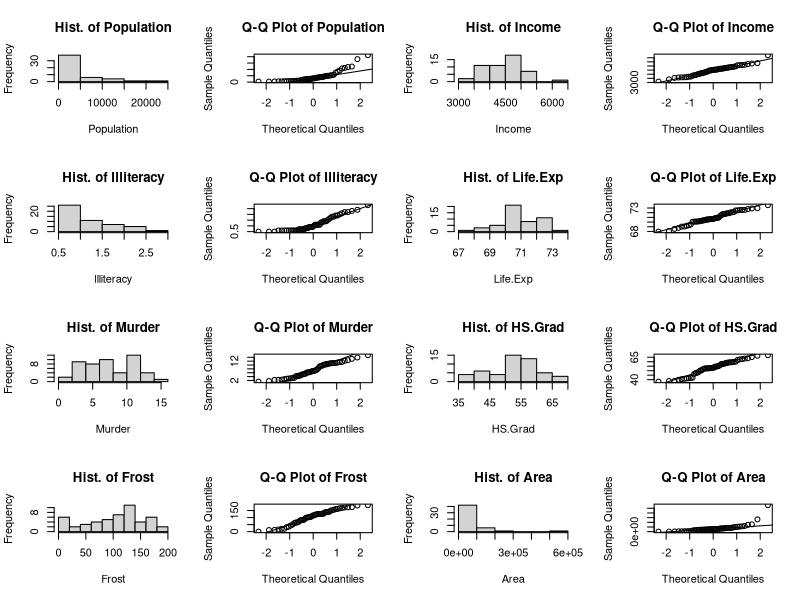
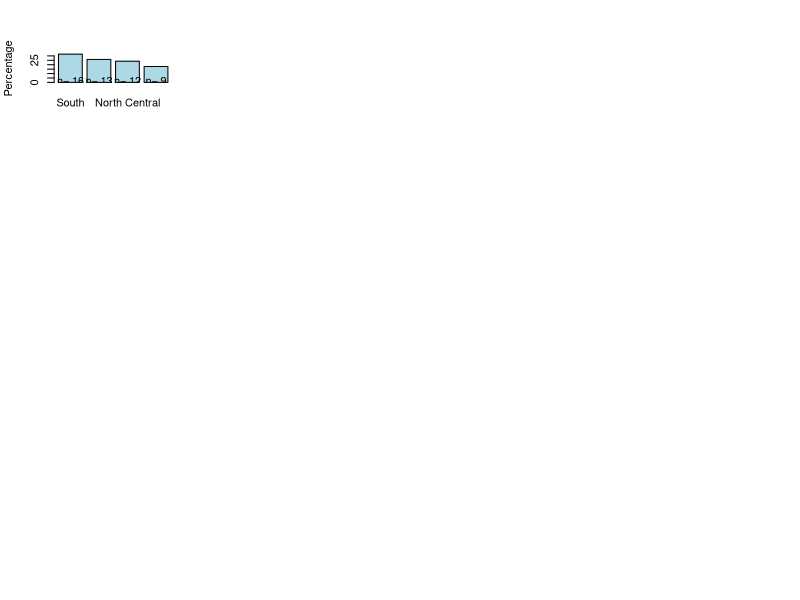
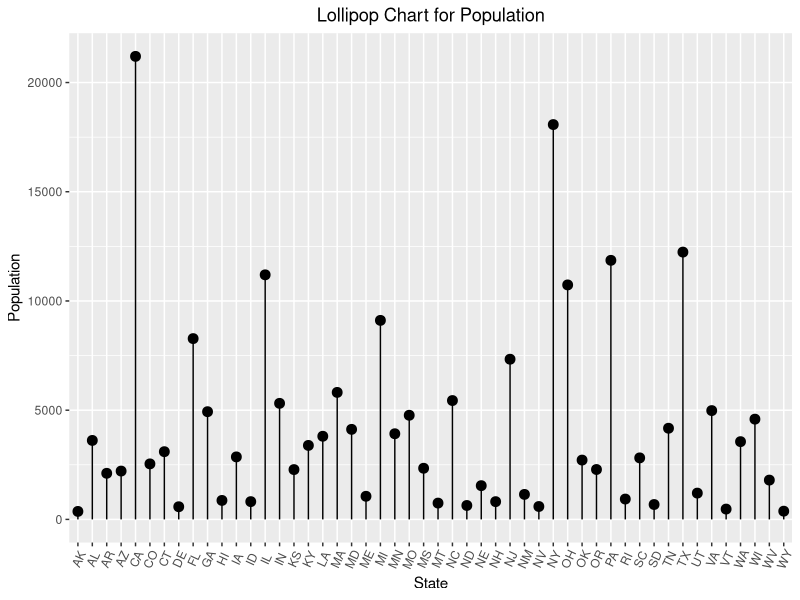
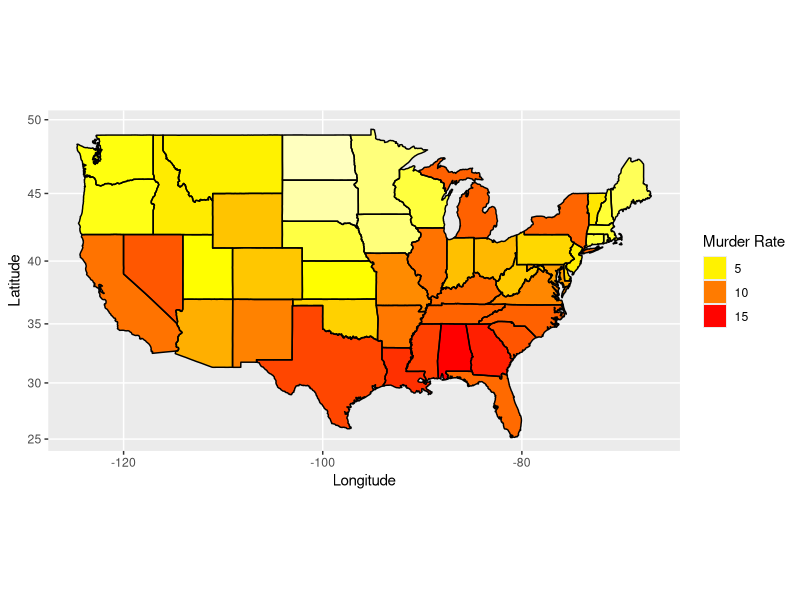
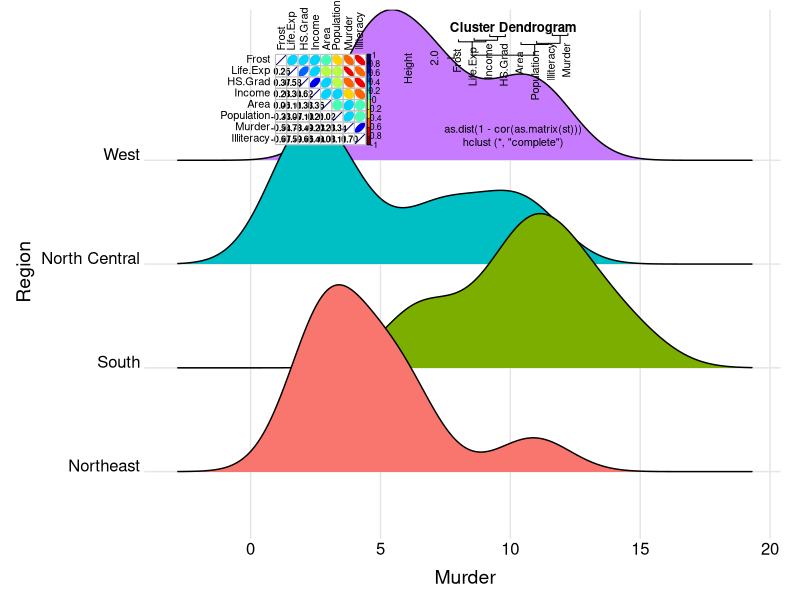
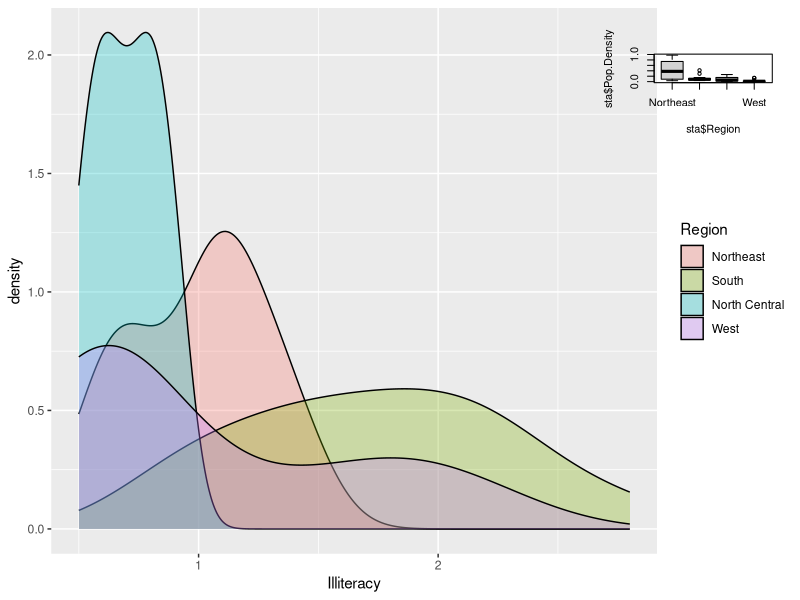
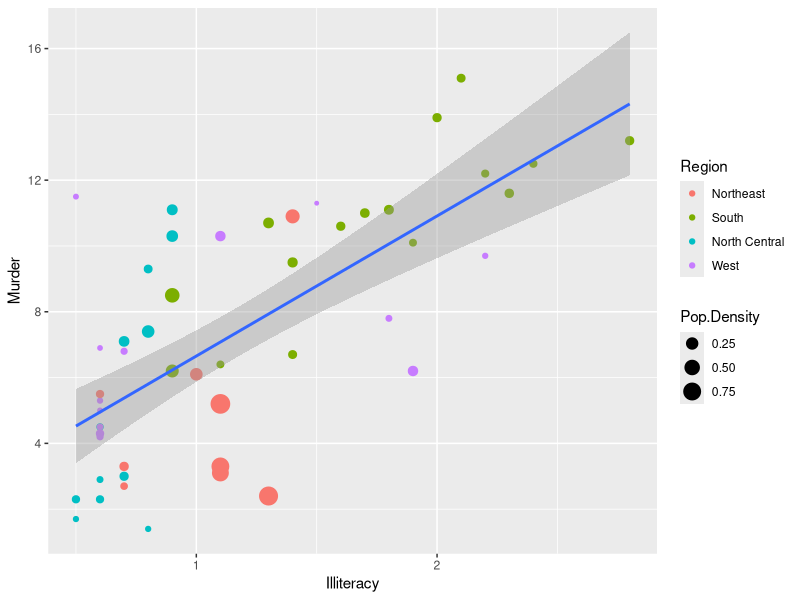
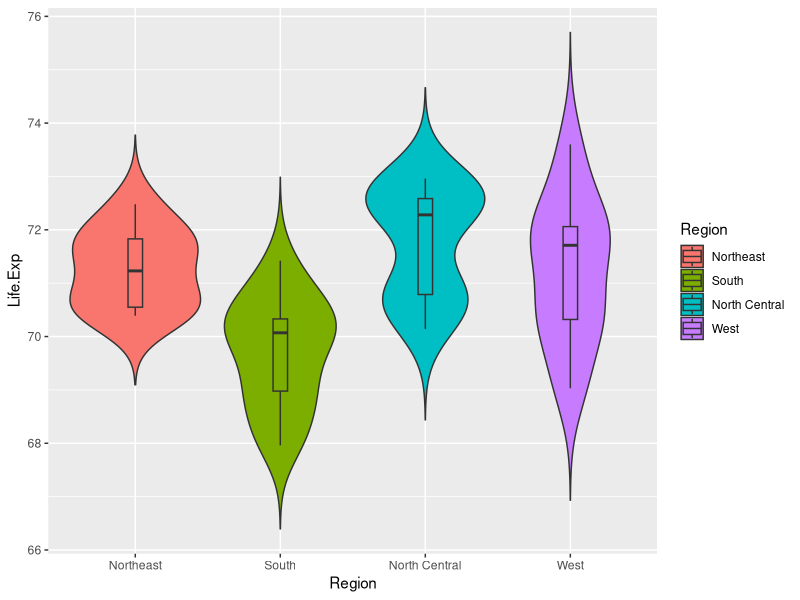

The R script that drew these images, in order:
## ---- chunk 1
tem <- data.frame(state.x77)  # transform matrix into data frame
sta <- cbind(state.abb, tem, state.region)
colnames(sta)[1] <- "State"
colnames(sta)[10] <- "Region"
head(sta)
str(sta)
summary(sta)
## ---- chunk 2
library(dplyr)
a <- colnames(sta)[2:9]  # pick up the numeric columns according to the names 
par(mfrow = c(4, 4))  # layout in 4 rows and 4 columns
for (i in 1:length(a)){
  sub = sta[a[i]][,1]
  hist(sub, main = paste("Hist. of", a[i], sep = " "), xlab = a[i])
  qqnorm(sub, main = paste("Q-Q Plot of", a[i], sep = " "))
  qqline(sub) 
  if (i == 1) {s.t <- shapiro.test(sub)
  } else {s.t <- rbind(s.t, shapiro.test(sub))
 }
}
s.t <- s.t[, 1:2]  # take first two column of shapiro.test result
s.t <- cbind(a, s.t) # add variable name for the result
s.t
## ---- chunk 3
counts <- sort(table(sta$Region), decreasing = TRUE)
percentages <- 100 * counts / length(sta$Region)
barplot(percentages, ylab = "Percentage", col = "lightblue")
text(x=seq(0.7, 5, 1.2), 2, paste("n=", counts))
## ---- chunk 4
library(ggplot2)
ggplot(sta, aes(x = State, y = Population)) +
  geom_point(size = 3) +
  geom_segment(aes(x = State, xend = State, y = 0, yend = Population)) +
  labs(title = "Lollipop Chart for Population") +
  theme(plot.title = element_text(hjust = 0.5), axis.text.x = element_text(angle = 65, vjust = 0.6))
## ---- chunk 5
library(maps)
sta$region <- tolower(state.name)  # create new character vector with lowercase states names
states <- map_data("state")  # extract state data
map <- merge(states, sta, by = "region", all.x = T)  # merge states and state.x77 data
map <- map[order(map$order), ]
ggplot(map, aes(x = long, y = lat, group = group)) +  
  geom_polygon(aes(fill = Murder)) +   
  geom_path() + 
  scale_fill_gradientn(colours = rev(heat.colors(10))) +
  coord_map() +
  labs(x = "Longitude", y = "Latitude") +
  guides(fill = guide_legend(title = "Murder Rate")) +  
  theme(plot.title = element_text(hjust = 0.5))
## ---- chunk 6
library(ggridges)
ggplot(sta, aes(x = Murder, y = Region, fill = Region)) +
  geom_density_ridges() +
  theme_ridges() + 
  theme(legend.position = "none", plot.title = element_text(hjust = 0.5),
        axis.title.x = element_text(hjust = 0.5), axis.title.y = element_text(hjust = 0.5))
## ---- chunk 7
st <- sta[, 2:9] #take numeric variables as goal matrix
library(ellipse) 
library(corrplot)
corMatrix <- cor(as.matrix(st)) # correlation matrix
col <- colorRampPalette(c("#7F0000", "red", "#FF7F00", "yellow", "#7FFF7F",
                           "cyan", "#007FFF", "blue", "#00007F"))
corrplot.mixed(corMatrix, order = "AOE", lower = "number", lower.col = "black", 
               number.cex = .8, upper = "ellipse",  upper.col = col(10), 
               diag = "u", tl.pos = "lt", tl.col = "black")
## ---- chunk 8
plot(hclust(as.dist(1 - cor(as.matrix(st)))))  # hierarchical clustering
## ---- chunk 9
ggplot(sta, aes(x = Illiteracy, fill = Region)) + geom_density(alpha = 0.3)
## ---- chunk 10
sta$Pop.Density <- sta$Population/sta$Area
boxplot(sta$Pop.Density ~ sta$Region)
model <- aov(sta$Pop.Density ~ sta$Region, sta)
summary(model)
## ---- chunk 11
ggplot(sta, aes(x = Illiteracy, y = Murder)) + 
  geom_point(aes(size = Pop.Density, color = Region)) + 
  geom_smooth(method = 'lm',formula = y ~ x) +  # add regression line
  theme(plot.title = element_text(hjust = 0.5))
## ---- chunk 12
ggplot(sta, aes(x = Region, y = Life.Exp, fill = Region)) + 
  geom_violin(trim=FALSE) + 
  geom_boxplot(width=0.1) +
  theme(plot.title = element_text(hjust = 0.5))
## ---- chunk 13
# group income into IncomeType first
sta.income <- sta %>% mutate(IncomeType = factor(ifelse(Income < 3500, "Under3500",  
                             ifelse(Income < 4000 & Income >= 3500, "3500-4000",
                                    ifelse(Income < 4500 & Income >= 4000, "4000-4500",
                                           ifelse(Income < 5000 & Income >= 4500, "4500-5000", 
                                                  "Above5000"))))))
ggplot(sta.income, aes(x = Murder, y = Life.Exp)) + 
  geom_point(aes(shape = IncomeType, color = Region, size = HS.Grad)) + 
  geom_smooth(method = 'lm',formula = y ~ x) +
  #labs(title = "Murder Vs Life.Exp with HS.Grad and IncomeType by region") +
  theme(plot.title = element_text(hjust = 0.5))
## ---- chunk 14
library(gplots)
st.matrix <- as.matrix(st) # transfer the data frame to matrix
s <- apply(st.matrix, 2, function(y)(y - mean(y)) / sd(y))  # standardize data
a <- heatmap.2(s, 
          col = greenred(75),   #color green red
          density.info = "none", 
          trace = "none", 
          scale = "none", 
          RowSideColors = rainbow(4)[sta$Region],  
          srtCol = 45,  #column labels at 45 degree
          margins = c(5, 8), # bottom and right margins
          lhei = c(5, 15)
) 
legend("topright", levels(sta$Region), fill = rainbow(4), cex = 0.8)  # add legend 
## ---- chunk 15
row.names(st) <- sta$State
stars(st, key.loc = c(13, 1.5), draw.segments = T)   
## ---- chunk 16
pca = prcomp(st, scale = T)  #scale = T to normalize the data
pca
plot(pca)  # plot the amount of variance each principal components captures.
summary(pca)  #shows the importance of the components
percentVar <- round(100 * summary(pca)$importance[2, 1:7], 0) # compute % variances
percentVar
## ---- chunk 17
library(ggfortify)
row.names(sta) <- sta$State
autoplot(prcomp(st,  scale = T), data = sta, 
         colour = 'Region', shape = FALSE, label = TRUE, label.size = 3.5,
         loadings = TRUE, loadings.colour = 'blue', loadings.label = TRUE, 
         loadings.label.size = 4, loadings.label.colour = 'blue')
## ---- chunk 18
lm.data <- sta[, c(2:6, 9:10)]
lm.data <- within(lm.data, Region <- relevel(Region, ref = "South"))  # set region South as reference
model <- lm(Murder ~ .,  data = lm.data)
summary(model)
